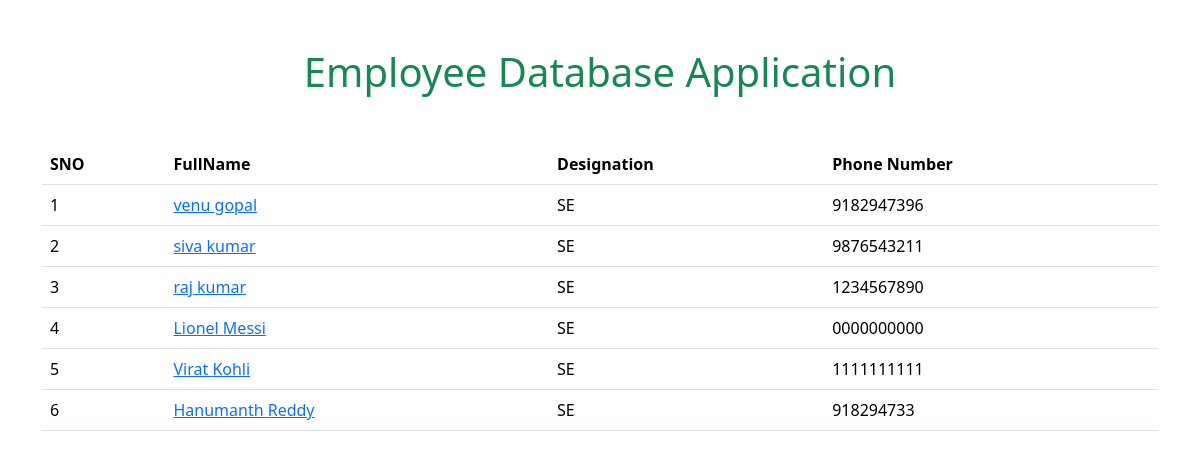
The page / on the database its author committed.
### salary/models.py (models this page shows, shortened)
class Employee(models.Model):
    first_name=models.CharField(max_length=100)
    last_name=models.CharField(max_length=100)
    photo=models.ImageField(upload_to='images')
    designation=models.CharField(max_length=100)
    email_address=models.EmailField(max_length=100,unique=True)
    phone_number=models.CharField(max_length=10,blank=True)

### Employee/views.py (the view)
# urls.py: 2. Add a URL to urlpatterns:  path('', views.home, name='home')
def home(request):
    employees=Employee.objects.all()
    context={
        'employees':employees
    }
    return render(request,'home.html',context)

### templates/home.html (shortened to what this page needs)
<!DOCTYPE html>
<html lang="en">
<head>
    <link href="https://cdn.jsdelivr.net/npm/bootstrap@5.3.2/dist/css/bootstrap.min.css" rel="stylesheet">
</head>
<body>
    <div class="container mt-5">
      <h1 class="text-center text-success">Employee Database Application</h1>
      <table class="table table-hover mt-5">
        <thead>
          <tr>
            <th>SNO</th>
            <th>FullName</th>
            <th>Designation</th>
            <th>Phone Number</th>
          </tr>
        </thead>
        <tbody>
          {% for x in employees %}
          <tr>
            <td>{{forloop.counter}}</td>
            <td><a href="{% url 'employee_detail' x.id %}">{{x.first_name}} {{x.last_name}} </a></td>
            <td>{{x.designation}}</td>
            <td>{{x.phone_number}}</td>
          </tr>
          {% endfor %}
        </tbody>
      </table>
    </div>
</body>
</html>

### rows shown on the page
Employee: first_name "venu", last_name "gopal", designation "SE", phone_number "9182947396"
Employee: first_name "siva", last_name "kumar", designation "SE", phone_number "9876543211"
Employee: first_name "raj", last_name "kumar", designation "SE", phone_number "1234567890"
Employee: first_name "Lionel", last_name "Messi", designation "SE", phone_number "0000000000"
Employee: first_name "Virat", last_name "Kohli", designation "SE", phone_number "1111111111"
Employee: first_name "Hanumanth", last_name "Reddy", designation "SE", phone_number "918294733"
